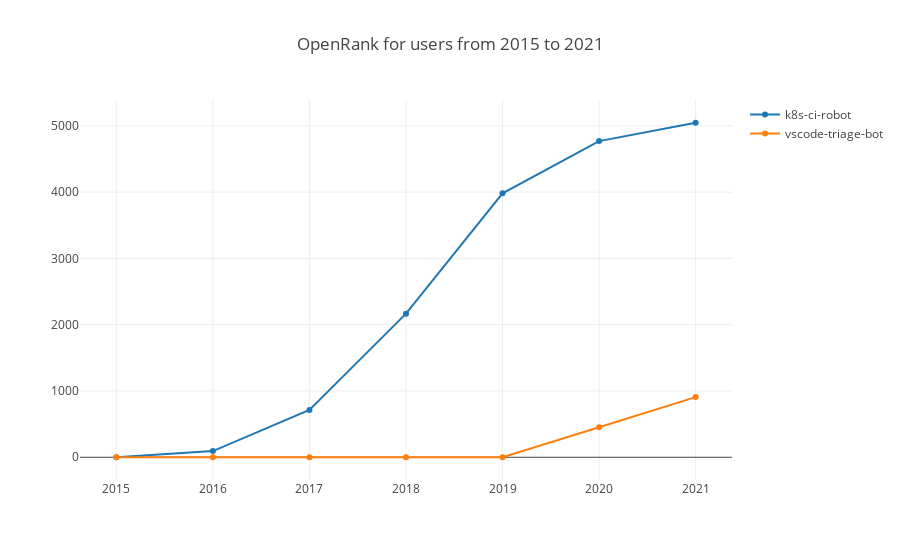

Notebook code for this chart:
### Markdown cell above
- getUserOpenrank

This function will return the user OpenRank with the config param.

Here is an example of k8s-ci-robot and vscode-triage-bot by year from 2015 to 2021.

### Code cell
var startYear = 2015, startMonth = 1, endYear = 2021, endMonth = 12, x = [];
for (let y = startYear; y <= endYear; y++) x.push(`${y}`);
openDigger.index.openrank.getUserOpenrank({userLogins: ['k8s-ci-robot', 'vscode-triage-bot'], startYear, startMonth, endYear, endMonth, groupTimeRange: 'year'}).then(data => {
    openDigger.render.plotly(data.map(row => {
        return { x, y: row.open_rank, mode: 'scatter', name: row.user_login };
    }), {title: `OpenRank for users from ${startYear} to ${endYear}`, xaxis: {type: 'category'}});
});

### Figure 1 — Plotly figure (JSON) as saved in the notebook; plotly's stock layout.template omitted (floating-point values rounded to 4 significant figures)
{"data": [{"mode": "scatter", "name": "k8s-ci-robot", "x": ["2015", "2016", "2017", "2018", "2019", "2020", "2021"], "y": [0, 92.56, 714.5, 2167.0, 3982.0, 4770.0, 5047.0]}, {"mode": "scatter", "name": "vscode-triage-bot", "x": ["2015", "2016", "2017", "2018", "2019", "2020", "2021"], "y": [0, 0, 0, 0, 0, 452.4, 907.9]}], "layout": {"autosize": true, "title": {"text": "OpenRank for users from 2015 to 2021"}, "xaxis": {"autorange": true, "range": [-0.3589, 6.359], "type": "category"}, "yaxis": {"autorange": true, "range": [-416.5, 5464.0], "type": "linear"}}}
